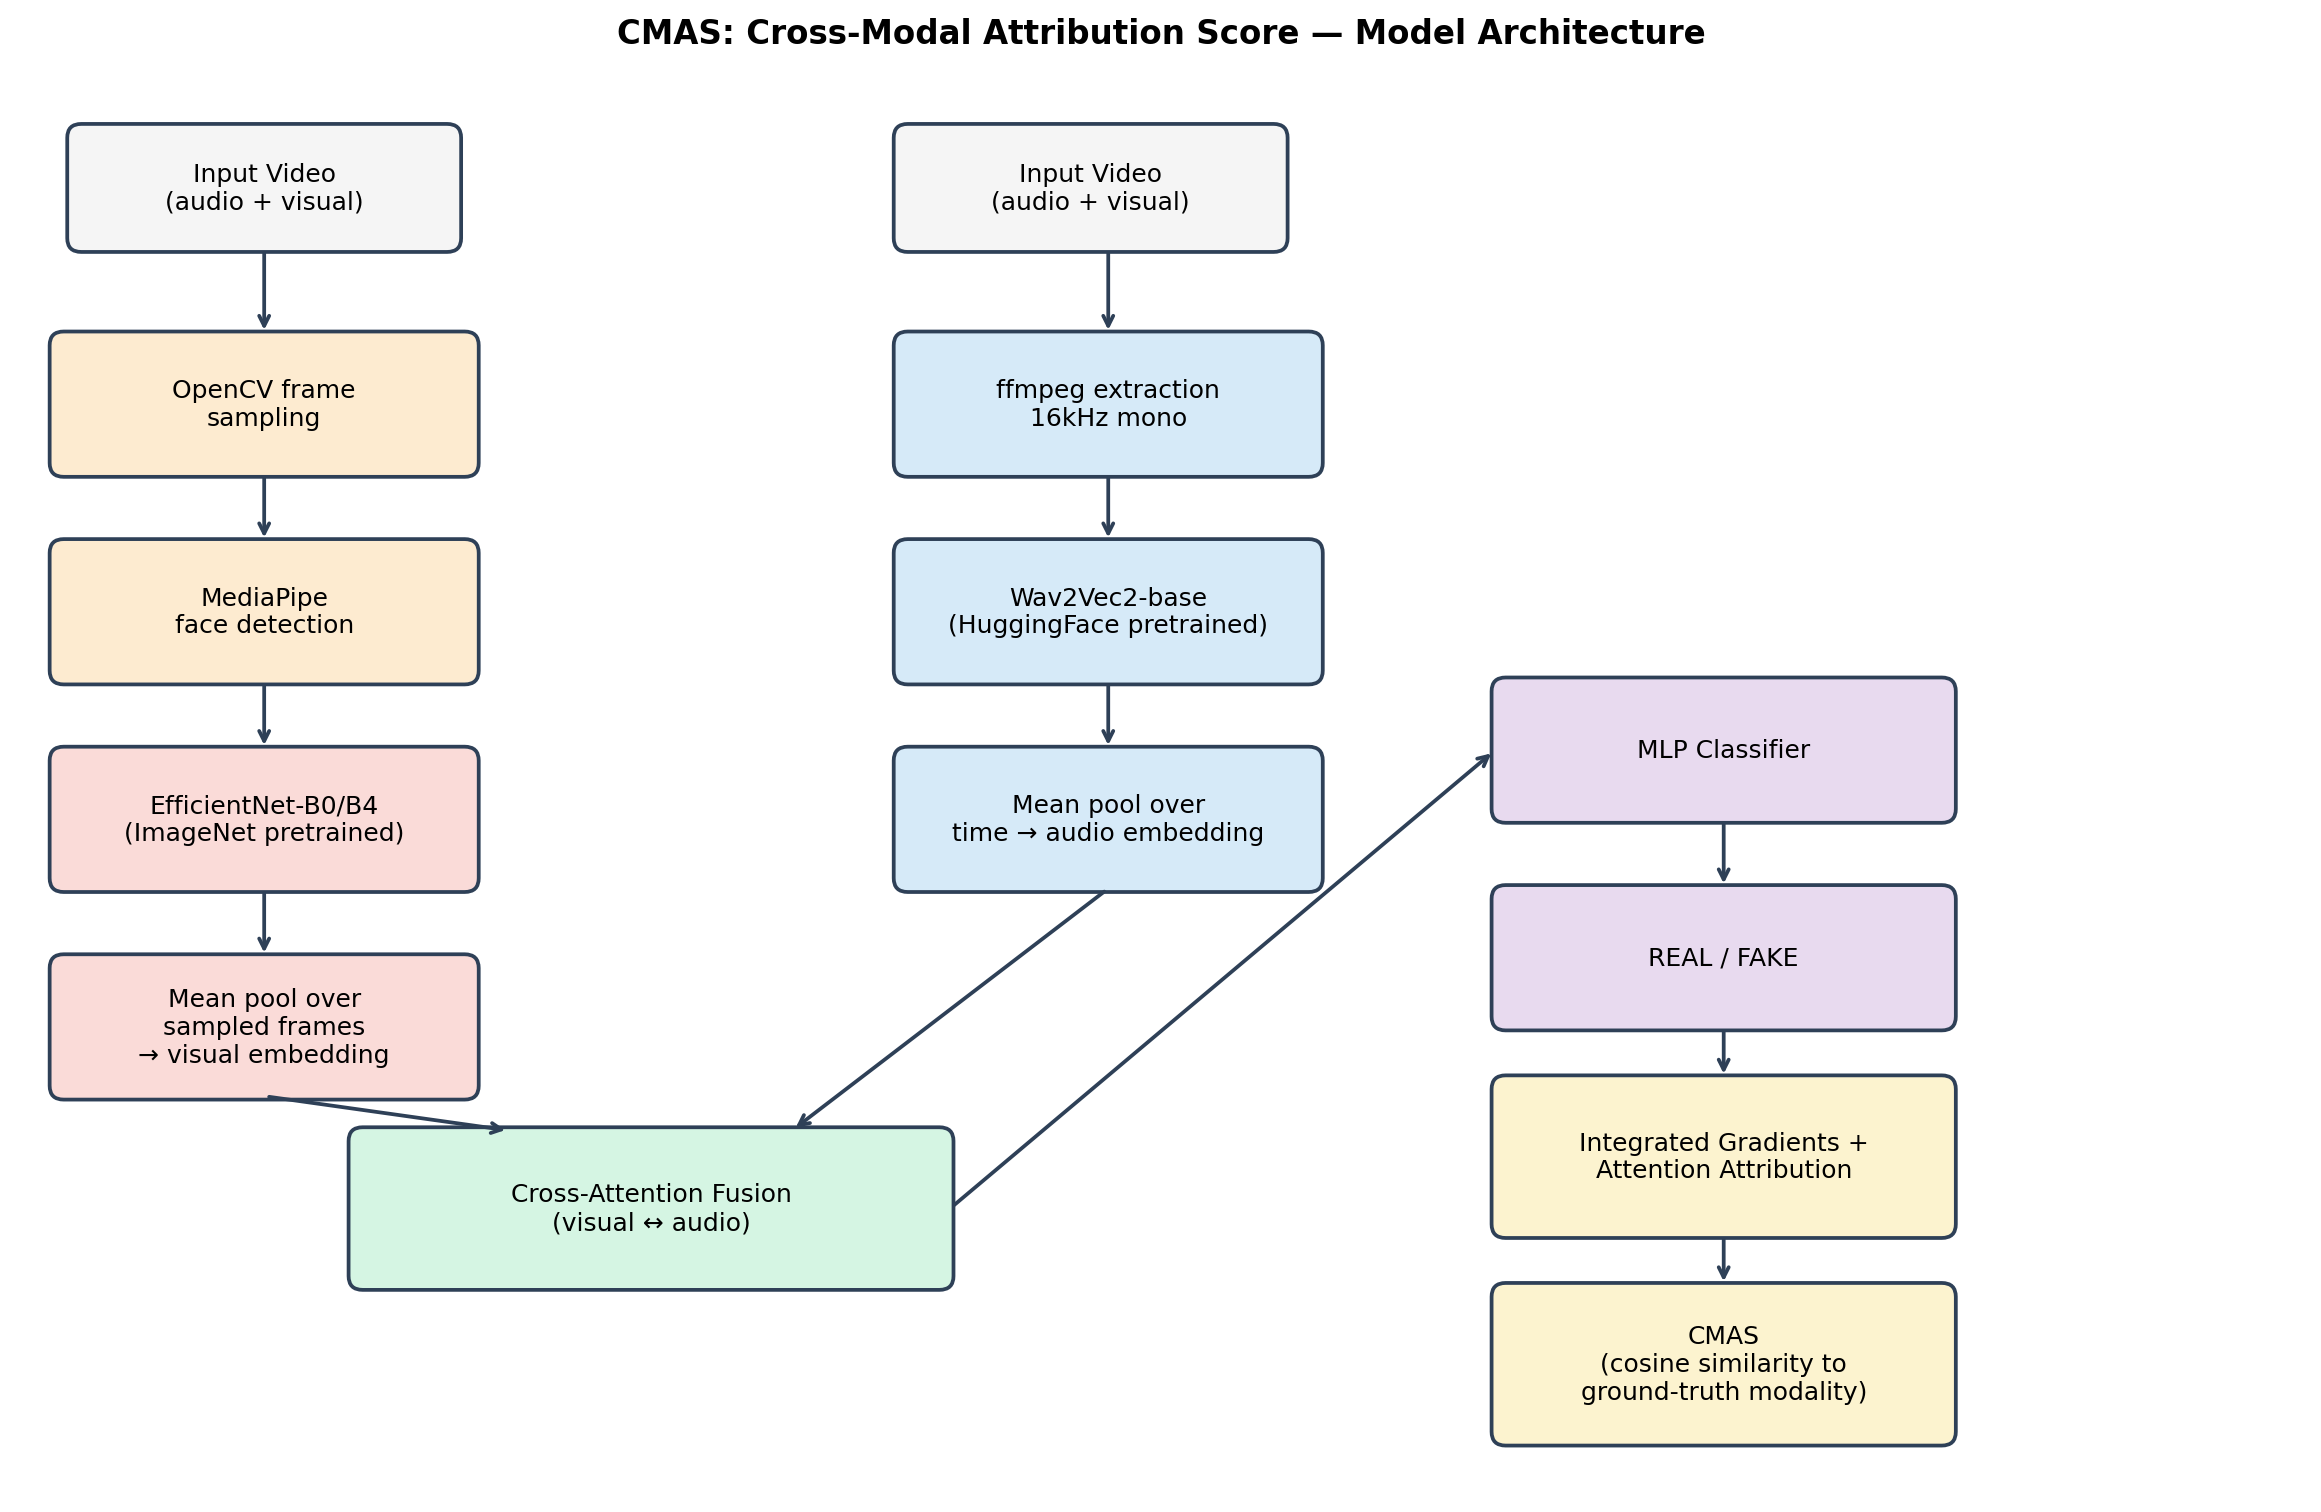

The script that saved this image:
"""
paper_assets/architecture.py — generates paper_assets/architecture.png, a
block diagram of the CMAS model architecture (visual branch, audio branch,
fusion, classifier, CMAS explainability head). Purely illustrative of the
*architecture* — contains no performance numbers.

Usage:
    python paper_assets/architecture.py
"""
import os

import matplotlib

matplotlib.use("Agg")
import matplotlib.patches as mpatches
import matplotlib.pyplot as plt


def draw_box(ax, xy, w, h, text, color="#E8EEF7", fontsize=10, edgecolor="#2E4057"):
    box = mpatches.FancyBboxPatch(
        xy, w, h, boxstyle="round,pad=0.02,rounding_size=0.08",
        linewidth=1.5, edgecolor=edgecolor, facecolor=color,
    )
    ax.add_patch(box)
    ax.text(xy[0] + w / 2, xy[1] + h / 2, text, ha="center", va="center", fontsize=fontsize, wrap=True)


def draw_arrow(ax, start, end, color="#2E4057"):
    ax.annotate(
        "", xy=end, xytext=start,
        arrowprops=dict(arrowstyle="->", color=color, lw=1.5),
    )


def main():
    fig, ax = plt.subplots(figsize=(13, 8.5))
    ax.set_xlim(0, 13)
    ax.set_ylim(-0.3, 8)
    ax.axis("off")

    # Input
    draw_box(ax, (0.3, 6.9), 2.2, 0.7, "Input Video\n(audio + visual)", color="#F5F5F5")
    draw_box(ax, (5.0, 6.9), 2.2, 0.7, "Input Video\n(audio + visual)", color="#F5F5F5")

    # Visual branch
    draw_box(ax, (0.2, 5.6), 2.4, 0.8, "OpenCV frame\nsampling", color="#FDEBD0")
    draw_box(ax, (0.2, 4.4), 2.4, 0.8, "MediaPipe\nface detection", color="#FDEBD0")
    draw_box(ax, (0.2, 3.2), 2.4, 0.8, "EfficientNet-B0/B4\n(ImageNet pretrained)", color="#FADBD8")
    draw_box(ax, (0.2, 2.0), 2.4, 0.8, "Mean pool over\nsampled frames\n→ visual embedding", color="#FADBD8")

    # Audio branch
    draw_box(ax, (5.0, 5.6), 2.4, 0.8, "ffmpeg extraction\n16kHz mono", color="#D6EAF8")
    draw_box(ax, (5.0, 4.4), 2.4, 0.8, "Wav2Vec2-base\n(HuggingFace pretrained)", color="#D6EAF8")
    draw_box(ax, (5.0, 3.2), 2.4, 0.8, "Mean pool over\ntime → audio embedding", color="#D6EAF8")

    # Fusion
    draw_box(ax, (1.9, 0.9), 3.4, 0.9, "Cross-Attention Fusion\n(visual ↔ audio)", color="#D5F5E3")

    # Classifier
    draw_box(ax, (8.4, 3.6), 2.6, 0.8, "MLP Classifier", color="#E8DAEF")
    draw_box(ax, (8.4, 2.4), 2.6, 0.8, "REAL / FAKE", color="#E8DAEF")

    # Explainability
    draw_box(ax, (8.4, 1.2), 2.6, 0.9, "Integrated Gradients +\nAttention Attribution", color="#FCF3CF")
    draw_box(ax, (8.4, 0.0), 2.6, 0.9, "CMAS\n(cosine similarity to\nground-truth modality)", color="#FCF3CF")

    # Arrows: visual branch
    draw_arrow(ax, (1.4, 6.9), (1.4, 6.4))
    draw_arrow(ax, (1.4, 5.6), (1.4, 5.2))
    draw_arrow(ax, (1.4, 4.4), (1.4, 4.0))
    draw_arrow(ax, (1.4, 3.2), (1.4, 2.8))

    # Arrows: audio branch
    draw_arrow(ax, (6.2, 6.9), (6.2, 6.4))
    draw_arrow(ax, (6.2, 5.6), (6.2, 5.2))
    draw_arrow(ax, (6.2, 4.4), (6.2, 4.0))

    # Embeddings into fusion
    draw_arrow(ax, (1.4, 2.0), (2.8, 1.8))
    draw_arrow(ax, (6.2, 3.2), (4.4, 1.8))

    # Fusion into classifier
    draw_arrow(ax, (5.3, 1.35), (8.4, 4.0))
    draw_arrow(ax, (9.7, 3.6), (9.7, 3.2))
    draw_arrow(ax, (9.7, 2.4), (9.7, 2.1))
    draw_arrow(ax, (9.7, 1.2), (9.7, 0.9))

    ax.set_title("CMAS: Cross-Modal Attribution Score — Model Architecture", fontsize=13, fontweight="bold")

    os.makedirs("paper_assets", exist_ok=True)
    out_path = os.path.join("paper_assets", "architecture.png")
    plt.tight_layout()
    plt.savefig(out_path, dpi=180, bbox_inches="tight")
    plt.close()
    print(f"Wrote {out_path}")


if __name__ == "__main__":
    main()
